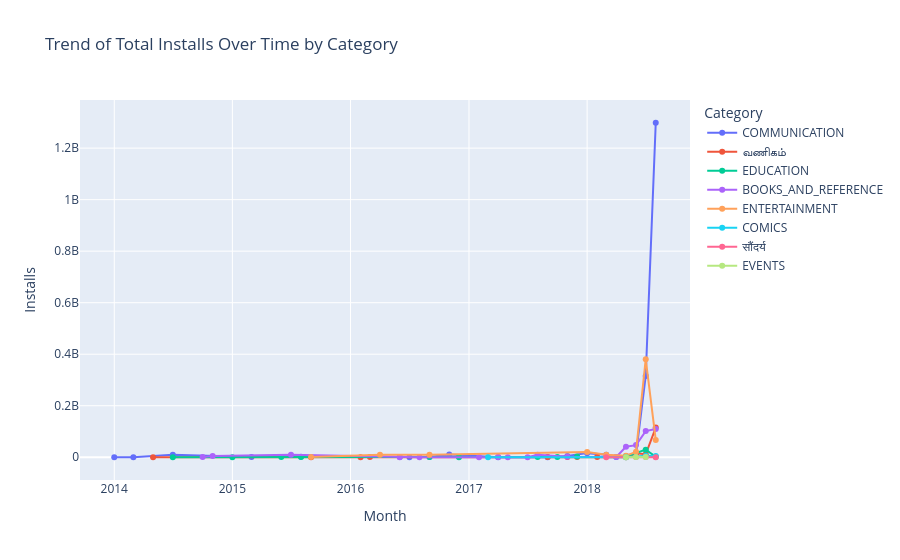

Notebook code cell kept with this figure:
### Code cell
fig = px.line(
    trend,
    x="Month",
    y="Installs",
    color="Category",
    markers=True,
    title="Trend of Total Installs Over Time by Category"
)
fig.show()

### Figure 1 — Plotly figure (JSON) as saved in the notebook; plotly's stock layout.template omitted (floating-point values rounded to 4 significant figures)
{"data": [{"hovertemplate": "Category=COMMUNICATION<br>Month=%{x}<br>Installs=%{y}<extra></extra>", "legendgroup": "COMMUNICATION", "line": {"color": "#636efa", "dash": "solid"}, "marker": {"symbol": "circle"}, "mode": "lines+markers", "name": "COMMUNICATION", "orientation": "v", "showlegend": true, "type": "scatter", "x": ["2014-01", "2014-03", "2014-07", "2015-03", "2015-08", "2016-06", "2016-07", "2016-09", "2016-11", "2017-04", "2017-09", "2017-11", "2018-01", "2018-03", "2018-04", "2018-05", "2018-06", "2018-07", "2018-08"], "xaxis": "x", "y": [100000, 100000, 10000000, 1000000, 2000000, 1000000, 110000, 1000000, 11000000, 100000, 50000, 5000000, 16000000, 10100000, 1000000, 5000000, 11100000, 315730000, 1298510000], "yaxis": "y"}, {"hovertemplate": "Category=வணிகம்<br>Month=%{x}<br>Installs=%{y}<extra></extra>", "legendgroup": "வணிகம்", "line": {"color": "#EF553B", "dash": "solid"}, "marker": {"symbol": "circle"}, "mode": "lines+markers", "name": "வணிகம்", "orientation": "v", "showlegend": true, "type": "scatter", "x": ["2014-05", "2015-09", "2016-02", "2016-03", "2017-09", "2017-11", "2017-12", "2018-02", "2018-05", "2018-06", "2018-07", "2018-08"], "xaxis": "x", "y": [100000, 100000, 10000, 1000000, 1000000, 500000, 1001000, 1000000, 100000, 15200000, 11600000, 115100000], "yaxis": "y"}, {"hovertemplate": "Category=EDUCATION<br>Month=%{x}<br>Installs=%{y}<extra></extra>", "legendgroup": "EDUCATION", "line": {"color": "#00cc96", "dash": "solid"}, "marker": {"symbol": "circle"}, "mode": "lines+markers", "name": "EDUCATION", "orientation": "v", "showlegend": true, "type": "scatter", "x": ["2014-07", "2015-01", "2015-06", "2015-08", "2016-09", "2016-12", "2017-08", "2017-10", "2017-12", "2018-05", "2018-07", "2018-08"], "xaxis": "x", "y": [10000, 100000, 1000000, 1000000, 1000000, 100000, 1000000, 1000000, 3000000, 2100000, 29600000, 2000000], "yaxis": "y"}, {"hovertemplate": "Category=BOOKS_AND_REFERENCE<br>Month=%{x}<br>Installs=%{y}<extra></extra>", "legendgroup": "BOOKS_AND_REFERENCE", "line": {"color": "#ab63fa", "dash": "solid"}, "marker": {"symbol": "circle"}, "mode": "lines+markers", "name": "BOOKS_AND_REFERENCE", "orientation": "v", "showlegend": true, "type": "scatter", "x": ["2014-10", "2014-11", "2015-07", "2016-06", "2016-08", "2017-02", "2017-04", "2017-05", "2017-07", "2017-08", "2017-11", "2018-04", "2018-05", "2018-06", "2018-07", "2018-08"], "xaxis": "x", "y": [500000, 5000000, 10000000, 60000, 100000, 100000, 1000000, 100000, 100000, 10010000, 2000000, 1050000, 40600000, 47100000, 101600000, 110050000], "yaxis": "y"}, {"hovertemplate": "Category=ENTERTAINMENT<br>Month=%{x}<br>Installs=%{y}<extra></extra>", "legendgroup": "ENTERTAINMENT", "line": {"color": "#FFA15A", "dash": "solid"}, "marker": {"symbol": "circle"}, "mode": "lines+markers", "name": "ENTERTAINMENT", "orientation": "v", "showlegend": true, "type": "scatter", "x": ["2015-09", "2016-04", "2016-09", "2018-01", "2018-03", "2018-05", "2018-06", "2018-07", "2018-08"], "xaxis": "x", "y": [1000000, 10000000, 10000000, 20000000, 10000000, 6000000, 21100000, 380800000, 67200000], "yaxis": "y"}, {"hovertemplate": "Category=COMICS<br>Month=%{x}<br>Installs=%{y}<extra></extra>", "legendgroup": "COMICS", "line": {"color": "#19d3f3", "dash": "solid"}, "marker": {"symbol": "circle"}, "mode": "lines+markers", "name": "COMICS", "orientation": "v", "showlegend": true, "type": "scatter", "x": ["2017-03", "2018-05", "2018-07", "2018-08"], "xaxis": "x", "y": [100000, 100000, 6000000, 5050000], "yaxis": "y"}, {"hovertemplate": "Category=सौंदर्य<br>Month=%{x}<br>Installs=%{y}<extra></extra>", "legendgroup": "सौंदर्य", "line": {"color": "#FF6692", "dash": "solid"}, "marker": {"symbol": "circle"}, "mode": "lines+markers", "name": "सौंदर्य", "orientation": "v", "showlegend": true, "type": "scatter", "x": ["2018-03", "2018-06", "2018-07", "2018-08"], "xaxis": "x", "y": [5000, 1000000, 1000000, 100000], "yaxis": "y"}, {"hovertemplate": "Category=EVENTS<br>Month=%{x}<br>Installs=%{y}<extra></extra>", "legendgroup": "EVENTS", "line": {"color": "#B6E880", "dash": "solid"}, "marker": {"symbol": "circle"}, "mode": "lines+markers", "name": "EVENTS", "orientation": "v", "showlegend": true, "type": "scatter", "x": ["2018-05", "2018-06", "2018-07"], "xaxis": "x", "y": [10000, 500000, 1100000], "yaxis": "y"}], "layout": {"legend": {"title": {"text": "Category"}, "tracegroupgap": 0}, "title": {"text": "Trend of Total Installs Over Time by Category"}, "xaxis": {"anchor": "y", "domain": [0, 1], "title": {"text": "Month"}}, "yaxis": {"anchor": "x", "domain": [0, 1], "title": {"text": "Installs"}}}}
